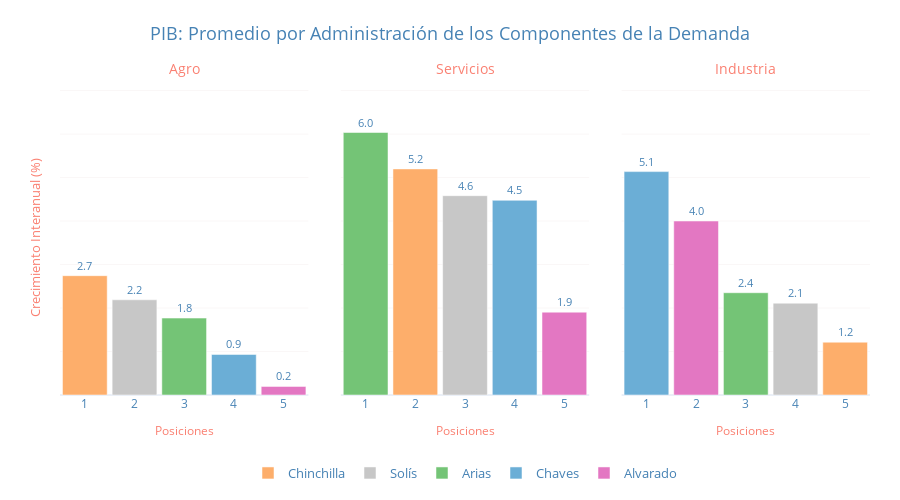

The notebook cell saved with this chart:
### Markdown cell above
### <font color = 'red'> 2.1.3 POR SECTORES (PRIMARIO, SECUNDARIO, TERCIARIO)

### Code cell
df = ob_pibv.oferta.get_sectores()
df.columns = df.columns.str.replace('_TC', '')
df.rename(columns={'Industria_Ampliada': 'Industria'}, inplace = True)
df = year_on_year_changes(df, q = 4)
df = tag_politics(df).drop(['President', 'Party', 'Term'], axis = 1)


components = ['Agro', 'Servicios', 'Industria']
means = df.groupby("Label")[components].mean()
to_remove = ["Calderón", "Pacheco", "Rodríguez", "Olsen"]
means = means.drop(index=to_remove, errors="ignore")
fig = plot_bar_subplots_by_administration(df = means, variables = components, colors = presidential_colors, title = "PIB: Promedio por Administración de los Componentes de la Demanda", y_title = "Crecimiento Interanual (%)")
fig.show()

g(means.loc[['Chaves', 'Alvarado', 'Solís', 'Chinchilla', 'Arias']])

### Figure 1 — Plotly figure (JSON) as saved in the notebook; plotly's stock layout.template omitted (floating-point values rounded to 4 significant figures)
{"data": [{"hovertemplate": "<b>Chinchilla</b><br>Agro: 2.74<br>Posición: 1<extra></extra>", "legendgroup": "Chinchilla", "marker": {"color": "#fdae6b"}, "name": "Chinchilla", "showlegend": true, "text": ["2.7"], "textfont": {"color": "steelblue", "size": 11}, "textposition": "outside", "type": "bar", "x": ["1"], "xaxis": "x", "y": [2.744], "yaxis": "y"}, {"hovertemplate": "<b>Solís</b><br>Agro: 2.19<br>Posición: 2<extra></extra>", "legendgroup": "Solís", "marker": {"color": "#c7c7c7"}, "name": "Solís", "showlegend": true, "text": ["2.2"], "textfont": {"color": "steelblue", "size": 11}, "textposition": "outside", "type": "bar", "x": ["2"], "xaxis": "x", "y": [2.19], "yaxis": "y"}, {"hovertemplate": "<b>Arias</b><br>Agro: 1.77<br>Posición: 3<extra></extra>", "legendgroup": "Arias", "marker": {"color": "#74c476"}, "name": "Arias", "showlegend": true, "text": ["1.8"], "textfont": {"color": "steelblue", "size": 11}, "textposition": "outside", "type": "bar", "x": ["3"], "xaxis": "x", "y": [1.769], "yaxis": "y"}, {"hovertemplate": "<b>Chaves</b><br>Agro: 0.93<br>Posición: 4<extra></extra>", "legendgroup": "Chaves", "marker": {"color": "#6baed6"}, "name": "Chaves", "showlegend": true, "text": ["0.9"], "textfont": {"color": "steelblue", "size": 11}, "textposition": "outside", "type": "bar", "x": ["4"], "xaxis": "x", "y": [0.9326], "yaxis": "y"}, {"hovertemplate": "<b>Alvarado</b><br>Agro: 0.20<br>Posición: 5<extra></extra>", "legendgroup": "Alvarado", "marker": {"color": "#e377c2"}, "name": "Alvarado", "showlegend": true, "text": ["0.2"], "textfont": {"color": "steelblue", "size": 11}, "textposition": "outside", "type": "bar", "x": ["5"], "xaxis": "x", "y": [0.1974], "yaxis": "y"}, {"hovertemplate": "<b>Arias</b><br>Servicios: 6.04<br>Posición: 1<extra></extra>", "legendgroup": "Arias", "marker": {"color": "#74c476"}, "name": "Arias", "showlegend": false, "text": ["6.0"], "textfont": {"color": "steelblue", "size": 11}, "textposition": "outside", "type": "bar", "x": ["1"], "xaxis": "x2", "y": [6.036], "yaxis": "y2"}, {"hovertemplate": "<b>Chinchilla</b><br>Servicios: 5.20<br>Posición: 2<extra></extra>", "legendgroup": "Chinchilla", "marker": {"color": "#fdae6b"}, "name": "Chinchilla", "showlegend": false, "text": ["5.2"], "textfont": {"color": "steelblue", "size": 11}, "textposition": "outside", "type": "bar", "x": ["2"], "xaxis": "x2", "y": [5.199], "yaxis": "y2"}, {"hovertemplate": "<b>Solís</b><br>Servicios: 4.58<br>Posición: 3<extra></extra>", "legendgroup": "Solís", "marker": {"color": "#c7c7c7"}, "name": "Solís", "showlegend": false, "text": ["4.6"], "textfont": {"color": "steelblue", "size": 11}, "textposition": "outside", "type": "bar", "x": ["3"], "xaxis": "x2", "y": [4.583], "yaxis": "y2"}, {"hovertemplate": "<b>Chaves</b><br>Servicios: 4.48<br>Posición: 4<extra></extra>", "legendgroup": "Chaves", "marker": {"color": "#6baed6"}, "name": "Chaves", "showlegend": false, "text": ["4.5"], "textfont": {"color": "steelblue", "size": 11}, "textposition": "outside", "type": "bar", "x": ["4"], "xaxis": "x2", "y": [4.477], "yaxis": "y2"}, {"hovertemplate": "<b>Alvarado</b><br>Servicios: 1.90<br>Posición: 5<extra></extra>", "legendgroup": "Alvarado", "marker": {"color": "#e377c2"}, "name": "Alvarado", "showlegend": false, "text": ["1.9"], "textfont": {"color": "steelblue", "size": 11}, "textposition": "outside", "type": "bar", "x": ["5"], "xaxis": "x2", "y": [1.905], "yaxis": "y2"}, {"hovertemplate": "<b>Chaves</b><br>Industria: 5.14<br>Posición: 1<extra></extra>", "legendgroup": "Chaves", "marker": {"color": "#6baed6"}, "name": "Chaves", "showlegend": false, "text": ["5.1"], "textfont": {"color": "steelblue", "size": 11}, "textposition": "outside", "type": "bar", "x": ["1"], "xaxis": "x3", "y": [5.137], "yaxis": "y3"}, {"hovertemplate": "<b>Alvarado</b><br>Industria: 4.00<br>Posición: 2<extra></extra>", "legendgroup": "Alvarado", "marker": {"color": "#e377c2"}, "name": "Alvarado", "showlegend": false, "text": ["4.0"], "textfont": {"color": "steelblue", "size": 11}, "textposition": "outside", "type": "bar", "x": ["2"], "xaxis": "x3", "y": [4.001], "yaxis": "y3"}, {"hovertemplate": "<b>Arias</b><br>Industria: 2.35<br>Posición: 3<extra></extra>", "legendgroup": "Arias", "marker": {"color": "#74c476"}, "name": "Arias", "showlegend": false, "text": ["2.4"], "textfont": {"color": "steelblue", "size": 11}, "textposition": "outside", "type": "bar", "x": ["3"], "xaxis": "x3", "y": [2.352], "yaxis": "y3"}, {"hovertemplate": "<b>Solís</b><br>Industria: 2.11<br>Posición: 4<extra></extra>", "legendgroup": "Solís", "marker": {"color": "#c7c7c7"}, "name": "Solís", "showlegend": false, "text": ["2.1"], "textfont": {"color": "steelblue", "size": 11}, "textposition": "outside", "type": "bar", "x": ["4"], "xaxis": "x3", "y": [2.112], "yaxis": "y3"}, {"hovertemplate": "<b>Chinchilla</b><br>Industria: 1.21<br>Posición: 5<extra></extra>", "legendgroup": "Chinchilla", "marker": {"color": "#fdae6b"}, "name": "Chinchilla", "showlegend": false, "text": ["1.2"], "textfont": {"color": "steelblue", "size": 11}, "textposition": "outside", "type": "bar", "x": ["5"], "xaxis": "x3", "y": [1.214], "yaxis": "y3"}], "layout": {"annotations": [{"font": {"color": "salmon", "size": 13.5}, "showarrow": false, "text": "Agro", "x": 0.1533, "xanchor": "center", "xref": "paper", "y": 1, "yanchor": "bottom", "yref": "paper"}, {"font": {"color": "salmon", "size": 13.5}, "showarrow": false, "text": "Servicios", "x": 0.5, "xanchor": "center", "xref": "paper", "y": 1, "yanchor": "bottom", "yref": "paper"}, {"font": {"color": "salmon", "size": 13.5}, "showarrow": false, "text": "Industria", "x": 0.8467, "xanchor": "center", "xref": "paper", "y": 1, "yanchor": "bottom", "yref": "paper"}], "bargap": 0.1, "height": 500, "legend": {"font": {"color": "steelblue", "size": 13}, "orientation": "h", "x": 0.5, "xanchor": "center", "y": -0.2, "yanchor": "top"}, "margin": {"b": 100, "l": 60, "r": 30, "t": 80}, "title": {"font": {"color": "steelblue", "size": 18}, "text": "PIB: Promedio por Administración de los Componentes de la Demanda", "x": 0.5, "xanchor": "center"}, "width": 900, "xaxis": {"anchor": "y", "domain": [0, 0.3067], "showticklabels": true, "tickangle": 0, "tickfont": {"color": "steelblue", "size": 12}, "title": {"font": {"color": "salmon", "size": 12}, "text": "Posiciones"}}, "xaxis2": {"anchor": "y2", "domain": [0.3467, 0.6533], "showticklabels": true, "tickangle": 0, "tickfont": {"color": "steelblue", "size": 12}, "title": {"font": {"color": "salmon", "size": 12}, "text": "Posiciones"}}, "xaxis3": {"anchor": "y3", "domain": [0.6933, 1], "showticklabels": true, "tickangle": 0, "tickfont": {"color": "steelblue", "size": 12}, "title": {"font": {"color": "salmon", "size": 12}, "text": "Posiciones"}}, "yaxis": {"anchor": "x", "domain": [0, 1], "gridcolor": "#FAF7F7", "range": [0, 7.244], "showgrid": true, "showticklabels": false, "title": {"font": {"color": "salmon", "size": 13}, "text": "Crecimiento Interanual (%)"}}, "yaxis2": {"anchor": "x2", "domain": [0, 1], "gridcolor": "#FAF7F7", "range": [0, 7.244], "showgrid": true, "showticklabels": false, "title": {"font": {"color": "salmon", "size": 13}}}, "yaxis3": {"anchor": "x3", "domain": [0, 1], "gridcolor": "#FAF7F7", "range": [0, 7.244], "showgrid": true, "showticklabels": false, "title": {"font": {"color": "salmon", "size": 13}}}}}
